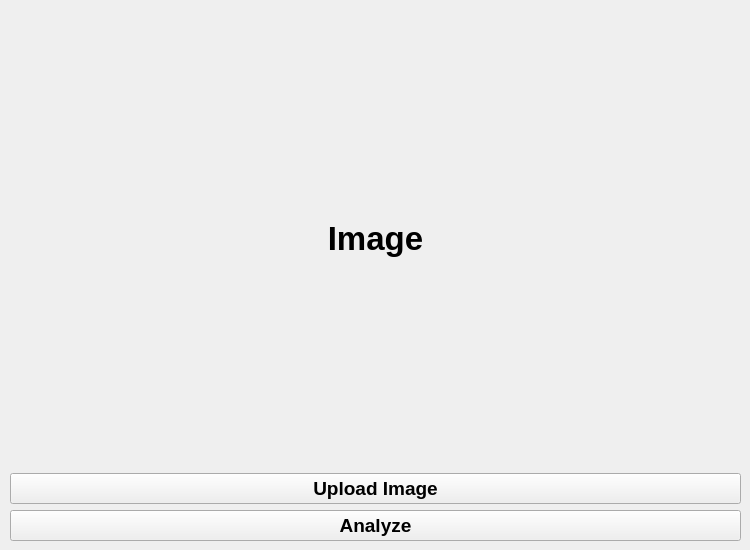
       <widget class="QWidget" name="uploadImageTab">
        <attribute name="title">
         <string>Upload Image</string>
        </attribute>
        <widget class="QWidget" name="layoutWidget">
         <property name="geometry">
          <rect>
           <x>10</x>
           <y>10</y>
           <width>731</width>
           <height>531</height>
          </rect>
         </property>
         <layout class="QVBoxLayout" name="verticalLayout">
          <item>
           <widget class="QLabel" name="image">
            <property name="font">
             <font>
              <family>Arial</family>
              <pointsize>25</pointsize>
              <weight>75</weight>
              <bold>true</bold>
             </font>
            </property>
            <property name="layoutDirection">
             <enum>Qt::LeftToRight</enum>
            </property>
            <property name="autoFillBackground">
             <bool>true</bool>
            </property>
            <property name="text">
             <string>Image</string>
            </property>
            <property name="alignment">
             <set>Qt::AlignCenter</set>
            </property>
           </widget>
          </item>
          <item>
           <widget class="QPushButton" name="uploadImage">
            <property name="font">
             <font>
              <family>Arial</family>
              <pointsize>14</pointsize>
              <weight>75</weight>
              <bold>true</bold>
             </font>
            </property>
            <property name="cursor">
             <cursorShape>PointingHandCursor</cursorShape>
            </property>
            <property name="text">
             <string>Upload Image</string>
            </property>
           </widget>
          </item>
          <item>
           <widget class="QPushButton" name="analyzeImage">
            <property name="font">
             <font>
              <family>Arial</family>
              <pointsize>14</pointsize>
              <weight>75</weight>
              <bold>true</bold>
             </font>
            </property>
            <property name="cursor">
             <cursorShape>PointingHandCursor</cursorShape>
            </property>
            <property name="text">
             <string>Analyze</string>
            </property>
           </widget>
          </item>
         </layout>
        </widget>
       </widget>
